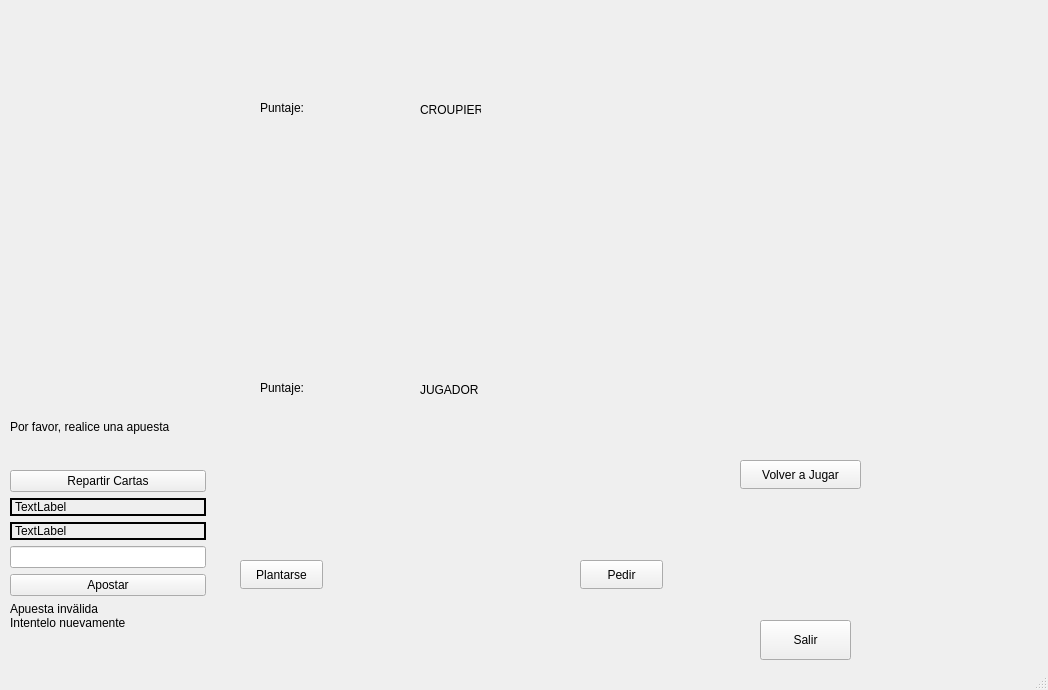
<?xml version="1.0" encoding="UTF-8"?>
<ui version="4.0">
 <class>mesa</class>
 <widget class="QMainWindow" name="mesa">
  <property name="geometry">
   <rect>
    <x>0</x>
    <y>0</y>
    <width>1048</width>
    <height>690</height>
   </rect>
  </property>
  <property name="windowTitle">
   <string>Blackjack</string>
  </property>
  <widget class="QWidget" name="centralwidget">
   <widget class="QPushButton" name="btnVOLVER">
    <property name="geometry">
     <rect>
      <x>760</x>
      <y>620</y>
      <width>91</width>
      <height>40</height>
     </rect>
    </property>
    <property name="styleSheet">
     <string notr="true">background-image: url(':/imagenes/fondos/b1.png');
background-repeat: no-repeat;
background-position: center;
background-size: contain;</string>
    </property>
    <property name="text">
     <string>Salir</string>
    </property>
   </widget>
   <widget class="QWidget" name="verticalWidget" native="true">
    <property name="geometry">
     <rect>
      <x>260</x>
      <y>420</y>
      <width>401</width>
      <height>121</height>
     </rect>
    </property>
    <layout class="QVBoxLayout" name="verticalLayout"/>
   </widget>
   <widget class="QPushButton" name="btnPLANTARSE">
    <property name="geometry">
     <rect>
      <x>240</x>
      <y>560</y>
      <width>83</width>
      <height>29</height>
     </rect>
    </property>
    <property name="styleSheet">
     <string notr="true">background-image: url(':/imagenes/fondos/b1.png');
background-repeat: no-repeat;
background-position: center;
background-size: contain;</string>
    </property>
    <property name="text">
     <string>Plantarse</string>
    </property>
   </widget>
   <widget class="QPushButton" name="btnPEDIR">
    <property name="geometry">
     <rect>
      <x>580</x>
      <y>560</y>
      <width>83</width>
      <height>29</height>
     </rect>
    </property>
    <property name="styleSheet">
     <string notr="true">background-image: url(':/imagenes/fondos/b1.png');
background-repeat: no-repeat;
background-position: center;
background-size: contain;</string>
    </property>
    <property name="text">
     <string>Pedir</string>
    </property>
   </widget>
   <widget class="QWidget" name="verticalWidget_2" native="true">
    <property name="geometry">
     <rect>
      <x>260</x>
      <y>130</y>
      <width>401</width>
      <height>121</height>
     </rect>
    </property>
    <layout class="QVBoxLayout" name="layoutCartasCrupier"/>
   </widget>
   <widget class="QLabel" name="labelResultado">
    <property name="geometry">
     <rect>
      <x>720</x>
      <y>360</y>
      <width>180</width>
      <height>91</height>
     </rect>
    </property>
    <property name="styleSheet">
     <string notr="true">background-image: url(':/imagenes/fondos/b1.png');
background-repeat: no-repeat;
background-position: center;
background-size: contain;</string>
    </property>
    <property name="text">
     <string/>
    </property>
   </widget>
   <widget class="QPushButton" name="btnVolverAJugar">
    <property name="geometry">
     <rect>
      <x>740</x>
      <y>460</y>
      <width>121</width>
      <height>29</height>
     </rect>
    </property>
    <property name="styleSheet">
     <string notr="true">background-image: url(':/imagenes/fondos/b1.png');
background-repeat: no-repeat;
background-position: center;
background-size: contain;</string>
    </property>
    <property name="text">
     <string>Volver a Jugar</string>
    </property>
   </widget>
   <widget class="QLabel" name="labelValorJugador">
    <property name="geometry">
     <rect>
      <x>370</x>
      <y>370</y>
      <width>171</width>
      <height>20</height>
     </rect>
    </property>
    <property name="autoFillBackground">
     <bool>false</bool>
    </property>
    <property name="styleSheet">
     <string notr="true">background-image: url(':/imagenes/fondos/b1.png');
background-repeat: no-repeat;
background-position: center;
background-size: contain;</string>
    </property>
    <property name="text">
     <string/>
    </property>
   </widget>
   <widget class="QLabel" name="labelValorCrupier">
    <property name="geometry">
     <rect>
      <x>370</x>
      <y>260</y>
      <width>171</width>
      <height>20</height>
     </rect>
    </property>
    <property name="autoFillBackground">
     <bool>false</bool>
    </property>
    <property name="styleSheet">
     <string notr="true">background-image: url(':/imagenes/fondos/b1.png');
background-repeat: no-repeat;
background-position: center;
background-size: contain;</string>
    </property>
    <property name="text">
     <string/>
    </property>
   </widget>
   <widget class="QLabel" name="label_CROUPIER">
    <property name="geometry">
     <rect>
      <x>420</x>
      <y>100</y>
      <width>61</width>
      <height>20</height>
     </rect>
    </property>
    <property name="text">
     <string>CROUPIER</string>
    </property>
   </widget>
   <widget class="QLabel" name="label_JUGADOR">
    <property name="geometry">
     <rect>
      <x>420</x>
      <y>380</y>
      <width>61</width>
      <height>20</height>
     </rect>
    </property>
    <property name="text">
     <string>JUGADOR</string>
    </property>
   </widget>
   <widget class="QLabel" name="labelPuntajeJugador">
    <property name="geometry">
     <rect>
      <x>260</x>
      <y>380</y>
      <width>49</width>
      <height>16</height>
     </rect>
    </property>
    <property name="text">
     <string>Puntaje: </string>
    </property>
   </widget>
   <widget class="QLabel" name="labelPuntajeCroupier">
    <property name="geometry">
     <rect>
      <x>260</x>
      <y>100</y>
      <width>49</width>
      <height>16</height>
     </rect>
    </property>
    <property name="text">
     <string>Puntaje: </string>
    </property>
   </widget>
   <widget class="QWidget" name="layoutWidget">
    <property name="geometry">
     <rect>
      <x>10</x>
      <y>390</y>
      <width>196</width>
      <height>240</height>
     </rect>
    </property>
    <layout class="QGridLayout" name="gridLayout_3">
     <item row="0" column="0">
      <widget class="QLabel" name="labelmakeBet">
       <property name="styleSheet">
        <string notr="true">background-image: url(':/imagenes/fondos/b1.png');
background-repeat: no-repeat;
background-position: center;
background-size: contain;</string>
       </property>
       <property name="text">
        <string>Por favor, realice una apuesta</string>
       </property>
      </widget>
     </item>
     <item row="1" column="0">
      <widget class="QPushButton" name="btnREPARTIR">
       <property name="styleSheet">
        <string notr="true">background-image: url(':/imagenes/fondos/b1.png');
background-repeat: no-repeat;
background-position: center;
background-size: contain;</string>
       </property>
       <property name="text">
        <string>Repartir Cartas</string>
       </property>
      </widget>
     </item>
     <item row="2" column="0">
      <layout class="QGridLayout" name="gridLayout_2">
       <item row="0" column="0">
        <layout class="QGridLayout" name="gridLayout">
         <item row="3" column="0">
          <widget class="QPushButton" name="btnApostar">
           <property name="styleSheet">
            <string notr="true">background-image: url(':/imagenes/fondos/b1.png');
background-repeat: no-repeat;
background-position: center;
background-size: contain;</string>
           </property>
           <property name="text">
            <string>Apostar</string>
           </property>
          </widget>
         </item>
         <item row="2" column="0">
          <widget class="QLineEdit" name="lineEditApuesta">
           <property name="styleSheet">
            <string notr="true">background-image: url(':/imagenes/fondos/b1.png');
background-repeat: no-repeat;
background-position: center;
background-size: contain;</string>
           </property>
          </widget>
         </item>
         <item row="1" column="0">
          <widget class="QLabel" name="labelApuesta">
           <property name="styleSheet">
            <string notr="true">background-image: url(':/imagenes/fondos/b1.png');
background-repeat: no-repeat;
background-position: center;
background-size: contain;</string>
           </property>
           <property name="frameShape">
            <enum>QFrame::Shape::WinPanel</enum>
           </property>
           <property name="frameShadow">
            <enum>QFrame::Shadow::Plain</enum>
           </property>
           <property name="text">
            <string>TextLabel</string>
           </property>
          </widget>
         </item>
         <item row="0" column="0">
          <widget class="QLabel" name="labelSaldo">
           <property name="styleSheet">
            <string notr="true">background-image: url(':/imagenes/fondos/b1.png');
background-repeat: no-repeat;
background-position: center;
background-size: contain;</string>
           </property>
           <property name="frameShape">
            <enum>QFrame::Shape::WinPanel</enum>
           </property>
           <property name="text">
            <string>TextLabel</string>
           </property>
          </widget>
         </item>
         <item row="4" column="0">
          <widget class="QLabel" name="labelApuestaInvalida">
           <property name="styleSheet">
            <string notr="true">background-image: url(':/imagenes/fondos/b1.png');
background-repeat: no-repeat;
background-position: center;
background-size: contain;</string>
           </property>
           <property name="text">
            <string>Apuesta invälida
Intentelo nuevamente</string>
           </property>
          </widget>
         </item>
        </layout>
       </item>
      </layout>
     </item>
    </layout>
   </widget>
  </widget>
  <widget class="QMenuBar" name="menubar">
   <property name="enabled">
    <bool>false</bool>
   </property>
   <property name="geometry">
    <rect>
     <x>0</x>
     <y>0</y>
     <width>1048</width>
     <height>26</height>
    </rect>
   </property>
  </widget>
  <widget class="QStatusBar" name="statusbar">
   <property name="enabled">
    <bool>false</bool>
   </property>
  </widget>
 </widget>
 <resources/>
 <connections/>
</ui>
